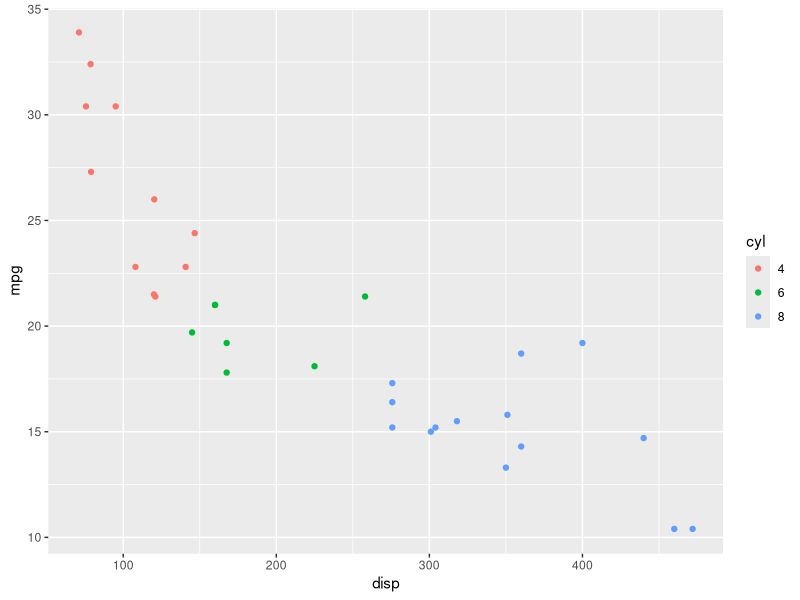

Generate this figure with R:
## ---- chunk 1
library(tidyverse)
## ---- chunk 2
mtcars %>%
  mutate(cyl = factor(cyl)) %>%
  ggplot(aes(x = disp, y = mpg, color = cyl)) +
  geom_point()
